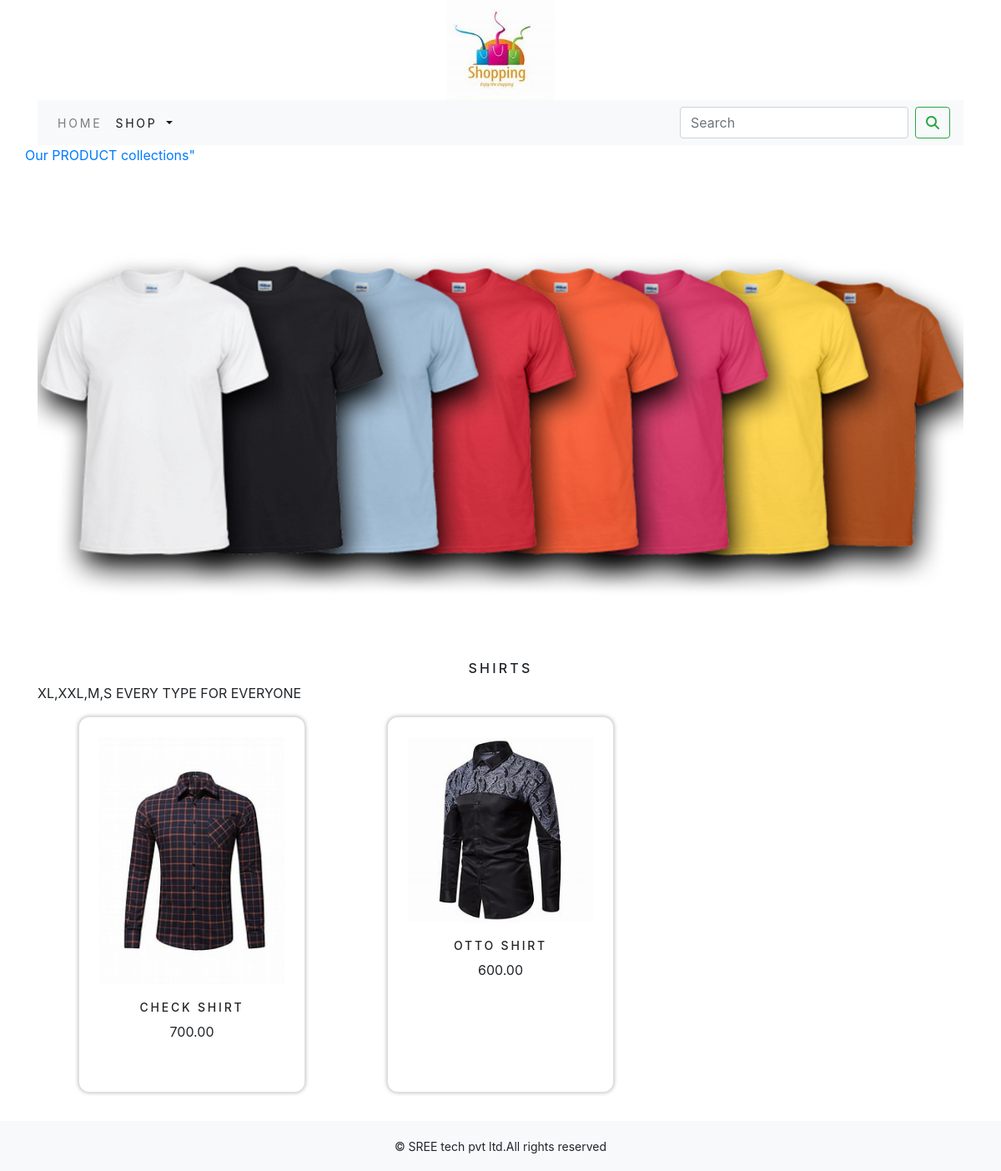
The page /shop/shirts/ on the database its author committed.
### shop/models.py (models this page shows, shortened)
class Category(models.Model):
    name=models.CharField(max_length=250,unique=True)
    slug=models.SlugField(max_length=250,unique=True)
    description=models.TextField(blank=True)
    image=models.ImageField(upload_to='category',blank=True)
    class Meta:
        ordering=('name',)
        verbose_name='category'
        verbose_name_plural='categories'
    def get_url(self):
        return reverse('shop:products_by_category',args=[self.slug])

class Product(models.Model):
    name=models.CharField(max_length=250,unique=True)
    slug=models.SlugField(max_length=250,unique=True)
    description=models.TextField(blank=True)
    price=models.DecimalField(max_digits=10,decimal_places=2)
    category=models.ForeignKey(Category,on_delete=models.CASCADE)
    image = models.ImageField(upload_to='product', blank=True)
    stock=models.IntegerField()
    available=models.BooleanField(default=True)
    created=models.DateTimeField(auto_now_add=True)
    updated=models.DateTimeField(auto_now_add=True)
    def get_url(self):
        return reverse('shop:prodCatdetail',args=[self.category.slug,self.slug])
    class Meta:
        ordering=('name',)
        verbose_name='product'
        verbose_name_plural='products'

### shop/views.py (the view)
# urls.py: path('',views.allProdCat,name='allProdCat'),
def allProdCat(request,c_slug=None):
    c_page=None
    products_list=None
    if c_slug!=None:
        c_page=get_object_or_404(Category,slug=c_slug)
        products_list=Product.objects.all().filter(category=c_page,available=True)
    else:
        products_list=Product.objects.all().filter(available=True)
    paginator=Paginator(products_list,6)
    try:
        page=int(request.GET.get('page',1))
    except:
        page=1
    try:
        products=paginator.page(page)
    except (EmptyPage,InvalidPage):
        products=paginator.page(paginator.num_pages)
    return render(request,"category.html",{'category':c_page,'products':products})

### cart/context_processors.py (called while the page is built)
def counter(request):
    item_count=0
    if 'admin' in request.path:
        return  {}
    else:
        try:
            cart=Cart.objects.filter(cart_id=_cart_id(request))
            car_items=CartItem.objects.all().filter(cart=cart[:1])
            for cart_item in car_items:
                item_count += cart_item.quantity
        except Cart.DoesNotExist:
            item_count =0
    return dict(item_count=item_count)

### cart/views.py (called while the page is built)
def _cart_id(request):
    cart=request.session.session_key
    if not cart:
        cart=request.session.create()
    return cart

### shop/context_processors.py (called while the page is built)
def menu_links(request):
    links=Category.objects.all()
    return dict(links=links)

### templates/category.html (shortened to what this page needs)
{% extends 'base.html' %}
{% load static %}
{% block content %}
{% if category %}
    <div>
        <div class="row my_row_class">
            <div class="mx-aut0">
            <p><a href="{% url 'shop:allProdCat' %}"> Our PRODUCT collections"</a></p>
        </div>
            </div>
    </div>
    {% endif %}
<div class="mx_auto">
    {% if category %}
        <img class="my_image" src="{{category.image.url}}" alt="{{category.name}}">
</div>
    <br>
<div>
        <h1 class="text-center my_title">{{category.name}}</h1>
        <p class="text-justify">{{category.description}}</p>
</div>
    {% endif %}
<div class="container">
    <div class="row mx_auto">
        {% for product in products.object_list %}
        <div class="my_bottom_margin col-9 col-sm-12 col-md-4 xol-lg-4">
            <div class="card text-center" style="  margin:0 auto;
  padding:1.5em;
  width:80%;
  max-width:350px;
  height:100%;
  background: #FFFFFF;
  box-shadow: 0px 0px 5px rgba(0, 0, 0, 0.3);
  border-radius:13px;
  overflow:hidden;">
                <a href="{{product.get_url}}"><img class="card-img-top my_image" src="{{product.image.url}}" alt="{{product.name}}"></a>
            <div class="card-body">
                <h4>{{product.name}}</h4>
                <p>{{product.price}}</p>
            </div>
            </div>
        </div>
        {% endfor %}
    </div>
    <br>
</div>
{% endblock %}

### static/css/custom.css (style rules this page uses)
.my_image { width:100%; height:auto; }
.my_title { font-size:16px; text-transform:uppercase; letter-spacing:.2em; }
.my_bottom_margin { margin-bottom:10px; }
.card-body h4 { font-size:14px; text-transform:uppercase; letter-spacing:.2em; }

### rows shown on the page
Category: image (picture), name "SHIRTS", description "XL,XXL,M,S EVERY TYPE FOR EVERYONE"
Product: image (picture), name "CHECK SHIRT", price "700.00"
Product: image (picture), name "OTTO SHIRT", price "600.00"
